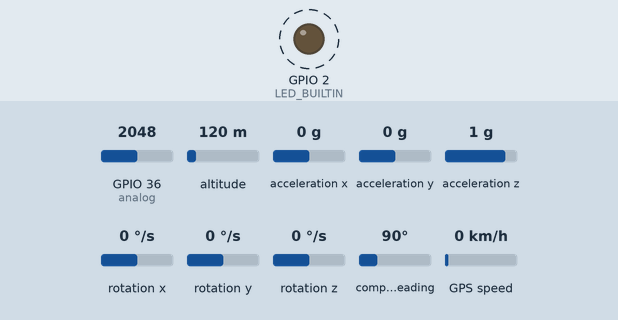
Simulated run of this sketch. Board: ESP32. On the bench: output pins drawn as LEDs (lit = HIGH). Wiring (inferred from the names in the program): MPU-6050 motion sensor at I2C address 0x68. Dashed ring = blinking. The inputs (shaded band) are chosen by the test bench; at power-on: GPIO 36 (analog) = 2048, altitude 120 m, acceleration x 0 g, acceleration y 0 g, acceleration z 1 g, rotation x 0 °/s, rotation y 0 °/s, rotation z 0 °/s, compass heading 90°, GPS speed 0 km/h. WiFi joins after 1.5 s; servers stay silent unless stated; the GPS gets a fix after 3 s at 37.7749, -122.4194 with 8 satellites; no MQTT or app messages arrive unless stated; what the sketch prints to the serial monitor is not drawn.

Above: at 2.3 s.
Timing chart, 0 to 6.9 s (numbered marks = the images above):
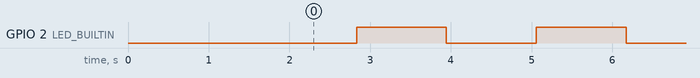

Measured:
- by itself, GPIO 2 (LED_BUILTIN): alternates HIGH for 1.1 s and LOW for 1.1 s

The sketch:

Firmware_sempre_online.ino
```cpp
//bibliotecas
#include <Arduino.h>
#include <WiFi.h>
#include <WiFiClient.h>
#include <PubSubClient.h>
#include <Wire.h>
#include <TinyGPSPlus.h>
#include <HardwareSerial.h>
#include <ArduinoJson.h>

//defines
#define UpperThreshold 1877
#define LowerThreshold 1858
//Limites para transição do pulso
WiFiClient CLIENT;
PubSubClient MQTT(CLIENT);
TinyGPSPlus gps;
HardwareSerial SerialGPS(2);
//structs

//pinos
const int analog = 36; //pino pulso
const int sda_pin = 21, scl_pin = 22; //pinos I2C SDA e SCL
const int RXPin = 16, TXPin = 17; //pinos serial

//variaveis
const char* SSID = "G7 ThinQ_9134"; //SSID WIFI
const char* PASSWORD = "23456789"; //Senha WIFI
const char* MQTT_SERVER = "test.mosquitto.org"; //Broker Mosquitto.org
char msgmqtt[220];
bool led_state = false;
StaticJsonDocument<220> doc;
//geral

bool BPMTiming=false;
bool BeatComplete=false;
float LastTime=0;
float BPM=0;
float BPMmed=0;
float interval=0;
int cont=0;
//batimento

const int MPU_ADDR = 0x68; // definição do endereço do sensor MPU6050 (0x68)
const int WHO_AM_I = 0x75; // registro de identificação do dispositivo
const int PWR_MGMT_1 = 0x6B; // registro de configuração do gerenciamento de energia
const int ACCEL_CONFIG = 0x1C; // registro de configuração do acelerômetro
const int ACCEL_XOUT = 0x3B; // registro de leitura do eixo X do acelerômetro
int16_t AcX, AcY, AcZ;
float AcX2, AcY2, AcZ2;
//acelerometro

static const uint32_t GPSBaud = 9600;
float latitude, longitude, velocidade;
int dia, mes, ano;
String hora;
String minu;
String segu;
String csegu;
String calendario;
String traco = "-";
//GPS

//func. aux
void setupWIFI(){
  WiFi.begin(SSID, PASSWORD);
  Serial.print("Conectando na rede: ");
  Serial.println(SSID);
  while (WiFi.status() != WL_CONNECTED) {
   Serial.print(".");
   delay(500);
  }
}
void reconectar(){
  while (!MQTT.connected()) {
    Serial.println("Conectando ao Broker MQTT.");
    if (MQTT.connect("ESP32")) {
      Serial.println("Conectado com Sucesso ao Broker");
    } else {
      Serial.print("Falha ao Conectador, rc=");
      Serial.print(MQTT.state());
      Serial.println(" tentando se reconectar...");
      delay(3000);
    }
  }
}
void initI2C(){
  Wire.begin(sda_pin, scl_pin);
}

//ACELEROMETRO
//escreve no acl
void writeRegMPU(int reg, int val){ //aceita um registro e um valor como parâmetro
  Wire.beginTransmission(MPU_ADDR); // inicia comunicação com endereço do MPU6050
  Wire.write(reg); // envia o registro com o qual se deseja trabalhar
  Wire.write(val); // escreve o valor no registro
  Wire.endTransmission(true); // termina a transmissão
}
//le no acl
uint8_t readRegMPU(uint8_t reg){ // aceita um registro como parâmetro
  uint8_t data;
  Wire.beginTransmission(MPU_ADDR); // inicia comunicação com endereço do MPU6050
  Wire.write(reg); // envia o registro com o qual se deseja trabalhar
  Wire.endTransmission(false); // termina transmissão mas continua com I2C aberto (envia STOP e START)
  Wire.requestFrom(MPU_ADDR, 1); // configura para receber 1 byte do registro escolhido acima
  data = Wire.read(); // lê o byte e guarda em 'data'
  return data; //retorna 'data'
}
//acha acl
void findMPU(int mpu_addr){
  Wire.beginTransmission(MPU_ADDR);
  int data = Wire.endTransmission(true);
  if(data == 0)
  {
    Serial.print("Dispositivo encontrado no endereço: 0x");
    Serial.println(MPU_ADDR, HEX);
  }
  else
  {
    Serial.println("Dispositivo não encontrado!");
  }
}
//acl ativo?
void checkMPU(int mpu_addr){
  findMPU(MPU_ADDR);
  int data = readRegMPU(WHO_AM_I); // Register 117 – Who Am I - 0x75
  if(data == 104)
  {
    Serial.println("MPU6050 Dispositivo respondeu OK! (104)");
    data = readRegMPU(PWR_MGMT_1); // Register 107 – Power Management 1-0x6B
    if(data == 64) Serial.println("MPU6050 em modo SLEEP! (64)");
    else Serial.println("MPU6050 em modo ACTIVE!");
  }
  else Serial.println("Verifique dispositivo - MPU6050 NÃO disponível!");
}
void setSleepOff(){
  writeRegMPU(PWR_MGMT_1, 0); // escreve 0 no registro de gerenciamento de energia(0x68), colocando o sensor em o modo ACTIVE}
}
void setAccelScale(){
  writeRegMPU(ACCEL_CONFIG, 0);
}
void initMPU(){
  setSleepOff();
  setAccelScale();
}
void readRawMPU(){
  Wire.beginTransmission(MPU_ADDR);       // inicia comunicação com endereço do MPU6050
  Wire.write(ACCEL_XOUT);                       // envia o registro com o qual se deseja trabalhar, começando com registro 0x3B (ACCEL_XOUT_H)
  Wire.endTransmission(false);            // termina transmissão mas continua com I2C aberto (envia STOP e START)
  Wire.requestFrom(MPU_ADDR, 14);         // configura para receber 14 bytes começando do registro escolhido acima (0x3B)
  AcX = Wire.read() << 8;                 // lê primeiro o byte mais significativo
  AcX |= Wire.read();                     // depois lê o bit menos significativo
  AcY = Wire.read() << 8;
  AcY |= Wire.read();
  AcZ = Wire.read() << 8;
  led_state = !led_state;
  AcX2 = AcX;
  AcY2 = AcY;
  AcZ2 = AcZ;
  digitalWrite(LED_BUILTIN, led_state);         // pisca LED do NodeMCU a cada leitura do sensor
}

//BPM
void Batimento(){
  for(cont=0;cont<10;cont++){
    int value=analogRead(analog);
    if(value>UpperThreshold){
      if(BeatComplete){
        interval=millis()-LastTime;
        BPM=float(60000/(4*interval));
        BPMTiming=false;
        BeatComplete=false;
      }
      if(BPMTiming==false){
        LastTime=millis();
        BPMTiming=true;
      }
    }
    //Registro do intervalo entre os batimentos cardíacos
    if((value<LowerThreshold)&(BPMTiming))
      BeatComplete=true;
    //atualização da variável de estado
    BPMmed=BPM+BPMmed;
    //Atualização da variavel para calculo do BPM a cada 0,1s
    delay(100);
  }
  BPMmed=BPMmed/cont;
  cont=0;
  //Calculo da média de BPM
}

//GPS
void displayInfo(){
  if (gps.location.isValid()){
    latitude = gps.location.lat();
    longitude = gps.location.lng();
  }
  else{
    Serial.println(F("INVALID L"));
  }
  if (gps.date.isValid()){
    dia = gps.date.day();
    mes = gps.date.month();
    ano = gps.date.year();
    calendario = dia + traco + mes + traco + ano;
  }
  else{
    Serial.print(F("INVALID D"));
  }
  Serial.print(F(" "));
  if (gps.speed.isValid()){
    velocidade = gps.speed.kmph();
  }
}

void setup() {
  Serial.begin(9600);
  pinMode(LED_BUILTIN, OUTPUT);
  Serial.println("Iniciando configuração rede");
  setupWIFI();
  MQTT.setServer(MQTT_SERVER, 1883);
  Serial.println("configurando sensores");
  initI2C();
  initMPU();
  checkMPU(MPU_ADDR);
  SerialGPS.begin(GPSBaud, SERIAL_8N1, TXPin, RXPin);
  delay(200);
}

void loop() {
  while (SerialGPS.available() > 0) {
    if (gps.encode(SerialGPS.read())){
      if (!MQTT.connected()) {
        reconectar();//conecta o controlador a rede em caso de queda
      }
      MQTT.loop();
      Serial.print("Valores publicados: ");
      Batimento();
      readRawMPU();
      displayInfo();
      doc["Dia"] = calendario;
      doc["Tempo"] = millis()/1000;
      doc["Longitude"] = longitude;
      doc["Latitude"] = latitude;
      doc["Velocidade M"] = velocidade;
      doc["Acel. X"] = (AcX2/1961)+0.68;
      doc["Acel. Y"] = (AcY2/1961)+0.86;
      doc["Acel. Z"] = (AcZ2/1961)+1.29;
      doc["BPM"] = BPMmed+0.3;
      serializeJson(doc, Serial);
      Serial.println(" ");
      serializeJson(doc, msgmqtt);
      MQTT.publish("PlayerData", msgmqtt);
    }
  }
}
```
